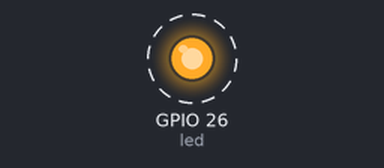
Recording of a program running on a simulated Raspberry Pi (BCM pin numbers). Parts: output pins drawn as LEDs (lit = HIGH). Dashed ring = blinking.

Above: at 0.2 s.
Timing chart, 0 to 3.0 s (numbered marks = the images above):
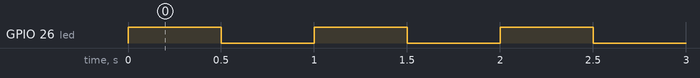

The program:

codeIntro.py
```python
import time
import board
import digitalio

led = digitalio.DigitalInOut(board.D26)
led.direction = digitalio.Direction.OUTPUT

while True:
    led.value = True
    time.sleep(0.5)
    led.value = False
    time.sleep(0.5)
```

Measured:
- by itself, GPIO 26 (led): alternates HIGH for 0.50 s and LOW for 0.50 s
